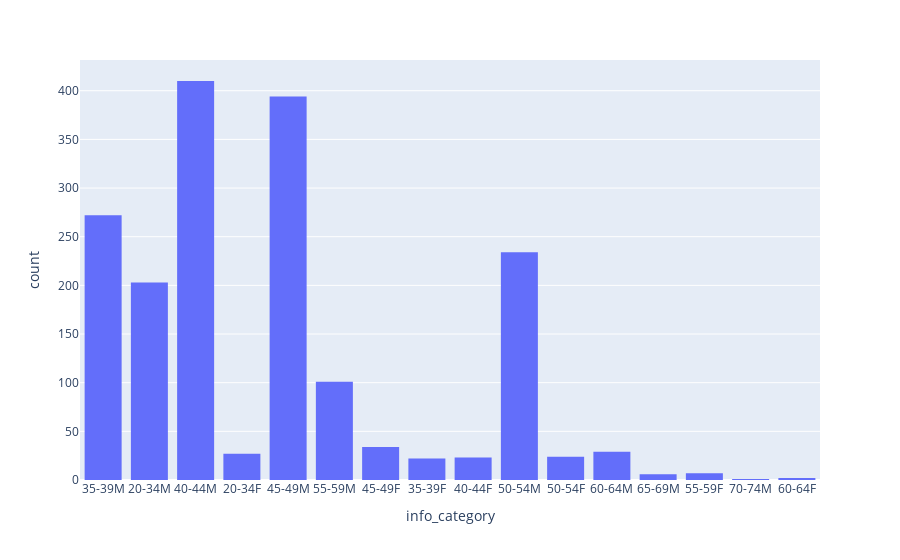
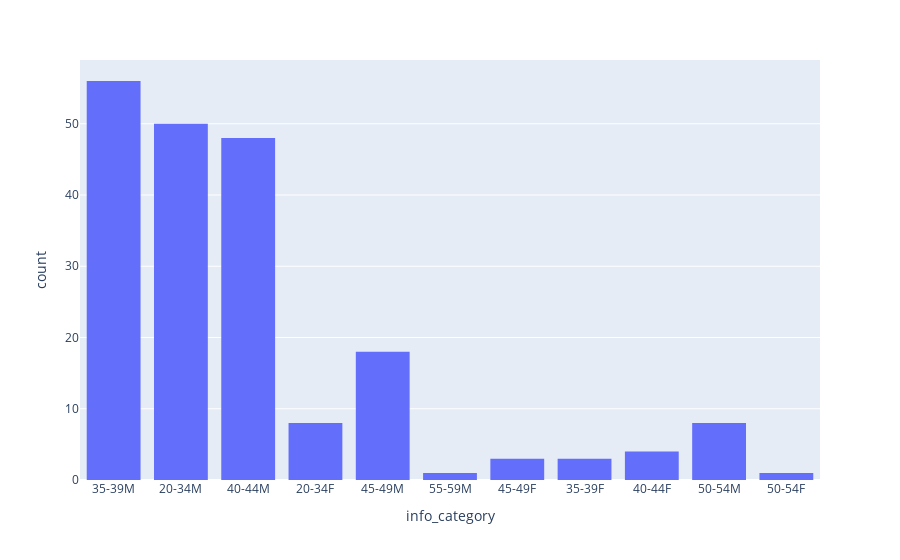

Source (notebook cell) for these figures, in order:
### Markdown cell above
### Number of finishers per category

### Code cell
fig = px.histogram(df, x='info_category')
fig.show()

print("Same analysis for top 200 finishers:")
fig = px.histogram(df[:200], x='info_category')
fig.show()

### Figure 1 — Plotly figure (JSON) as saved in the notebook; plotly's stock layout.template omitted (floating-point values rounded to 4 significant figures; data arrays with more than 128 entries replaced by an {"elided": "..."} marker saying what was removed)
{"data": [{"alignmentgroup": "True", "bingroup": "x", "hovertemplate": "info_category=%{x}<br>count=%{y}<extra></extra>", "legendgroup": "", "marker": {"color": "#636efa", "pattern": {"shape": ""}}, "name": "", "offsetgroup": "", "orientation": "v", "showlegend": false, "type": "histogram", "x": {"elided": "1789 str values"}, "xaxis": "x", "yaxis": "y"}], "layout": {"barmode": "relative", "legend": {"tracegroupgap": 0}, "margin": {"t": 60}, "xaxis": {"anchor": "y", "domain": [0, 1], "title": {"text": "info_category"}}, "yaxis": {"anchor": "x", "domain": [0, 1], "title": {"text": "count"}}}}

### Figure 2 — Plotly figure (JSON) as saved in the notebook; plotly's stock layout.template omitted (floating-point values rounded to 4 significant figures; data arrays with more than 128 entries replaced by an {"elided": "..."} marker saying what was removed)
{"data": [{"alignmentgroup": "True", "bingroup": "x", "hovertemplate": "info_category=%{x}<br>count=%{y}<extra></extra>", "legendgroup": "", "marker": {"color": "#636efa", "pattern": {"shape": ""}}, "name": "", "offsetgroup": "", "orientation": "v", "showlegend": false, "type": "histogram", "x": {"elided": "200 str values"}, "xaxis": "x", "yaxis": "y"}], "layout": {"barmode": "relative", "legend": {"tracegroupgap": 0}, "margin": {"t": 60}, "xaxis": {"anchor": "y", "domain": [0, 1], "title": {"text": "info_category"}}, "yaxis": {"anchor": "x", "domain": [0, 1], "title": {"text": "count"}}}}
